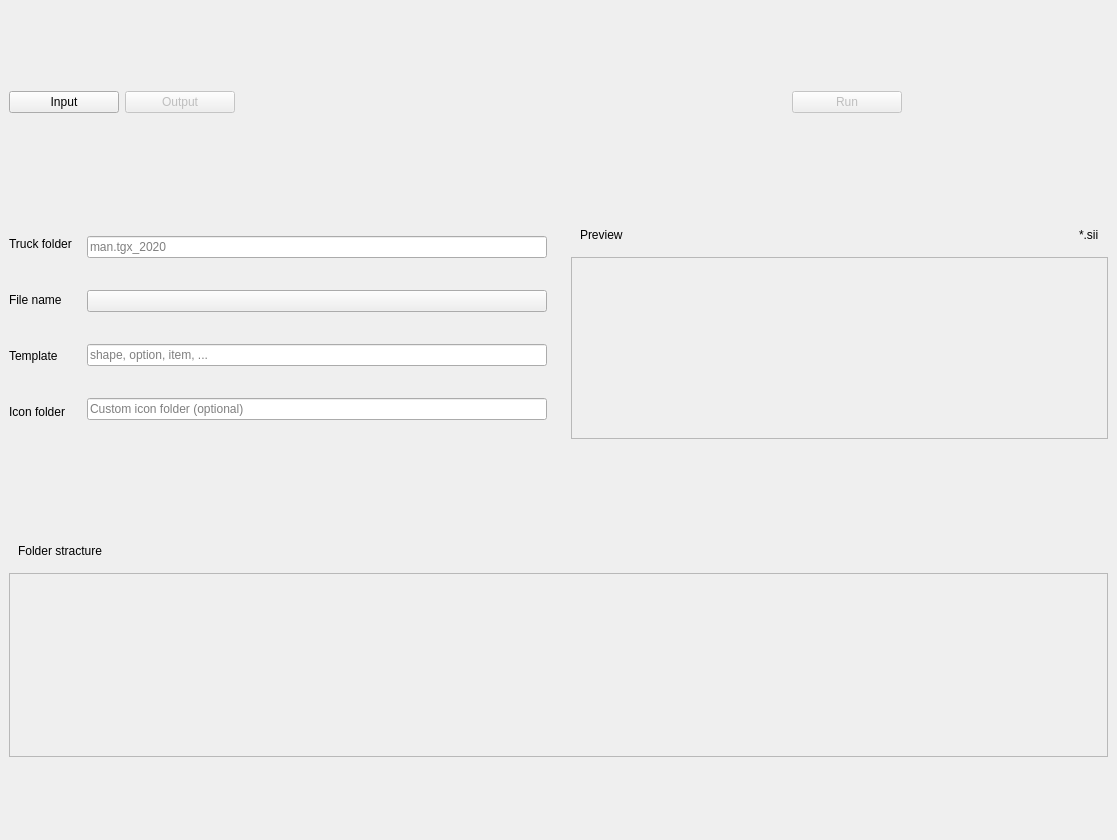
<?xml version="1.0" encoding="UTF-8"?>
<ui version="4.0">
 <class>DefCreator</class>
 <widget class="QWidget" name="DefCreator">
  <property name="geometry">
   <rect>
    <x>0</x>
    <y>0</y>
    <width>1117</width>
    <height>840</height>
   </rect>
  </property>
  <property name="windowTitle">
   <string>DefCreator</string>
  </property>
  <layout class="QVBoxLayout" name="main_lyt">
   <property name="leftMargin">
    <number>0</number>
   </property>
   <property name="topMargin">
    <number>0</number>
   </property>
   <property name="rightMargin">
    <number>0</number>
   </property>
   <property name="bottomMargin">
    <number>0</number>
   </property>
   <item>
    <widget class="SimpleCardWidget" name="top_card">
     <property name="sizePolicy">
      <sizepolicy hsizetype="Preferred" vsizetype="Fixed">
       <horstretch>0</horstretch>
       <verstretch>0</verstretch>
      </sizepolicy>
     </property>
     <property name="minimumSize">
      <size>
       <width>0</width>
       <height>60</height>
      </size>
     </property>
     <property name="maximumSize">
      <size>
       <width>16777215</width>
       <height>60</height>
      </size>
     </property>
     <layout class="QHBoxLayout" name="top_card_lyt">
      <item>
       <widget class="PushButton" name="input_btn">
        <property name="sizePolicy">
         <sizepolicy hsizetype="Maximum" vsizetype="Fixed">
          <horstretch>0</horstretch>
          <verstretch>0</verstretch>
         </sizepolicy>
        </property>
        <property name="minimumSize">
         <size>
          <width>110</width>
          <height>0</height>
         </size>
        </property>
        <property name="toolTip">
         <string>Select the accessory folder that
exportd models and folders exist
/vehicle/truck/xxxxx.xxxxx/accessory/</string>
        </property>
        <property name="text">
         <string>Input</string>
        </property>
       </widget>
      </item>
      <item>
       <widget class="PushButton" name="output_btn">
        <property name="enabled">
         <bool>false</bool>
        </property>
        <property name="sizePolicy">
         <sizepolicy hsizetype="Maximum" vsizetype="Fixed">
          <horstretch>0</horstretch>
          <verstretch>0</verstretch>
         </sizepolicy>
        </property>
        <property name="minimumSize">
         <size>
          <width>110</width>
          <height>0</height>
         </size>
        </property>
        <property name="toolTip">
         <string>Select root of your mod base folder</string>
        </property>
        <property name="text">
         <string>Output</string>
        </property>
       </widget>
      </item>
      <item>
       <spacer name="h_spacer_1">
        <property name="orientation">
         <enum>Qt::Horizontal</enum>
        </property>
        <property name="sizeType">
         <enum>QSizePolicy::Fixed</enum>
        </property>
        <property name="sizeHint" stdset="0">
         <size>
          <width>4</width>
          <height>20</height>
         </size>
        </property>
       </spacer>
      </item>
      <item>
       <widget class="VerticalSeparator" name="v_separator"/>
      </item>
      <item>
       <spacer name="h_spacer_2">
        <property name="orientation">
         <enum>Qt::Horizontal</enum>
        </property>
        <property name="sizeType">
         <enum>QSizePolicy::Fixed</enum>
        </property>
        <property name="sizeHint" stdset="0">
         <size>
          <width>4</width>
          <height>20</height>
         </size>
        </property>
       </spacer>
      </item>
      <item>
       <widget class="PrimaryPushButton" name="run_btn">
        <property name="enabled">
         <bool>false</bool>
        </property>
        <property name="sizePolicy">
         <sizepolicy hsizetype="Maximum" vsizetype="Fixed">
          <horstretch>0</horstretch>
          <verstretch>0</verstretch>
         </sizepolicy>
        </property>
        <property name="minimumSize">
         <size>
          <width>110</width>
          <height>0</height>
         </size>
        </property>
        <property name="toolTip">
         <string/>
        </property>
        <property name="text">
         <string>Run</string>
        </property>
       </widget>
      </item>
      <item>
       <widget class="SegmentedWidget" name="run_sgmnt">
        <property name="enabled">
         <bool>false</bool>
        </property>
        <property name="sizePolicy">
         <sizepolicy hsizetype="Minimum" vsizetype="Maximum">
          <horstretch>0</horstretch>
          <verstretch>0</verstretch>
         </sizepolicy>
        </property>
        <property name="maximumSize">
         <size>
          <width>200</width>
          <height>16777215</height>
         </size>
        </property>
        <property name="toolTip">
         <string>Run mode</string>
        </property>
       </widget>
      </item>
     </layout>
    </widget>
   </item>
   <item>
    <layout class="QHBoxLayout" name="option_lyt">
     <item>
      <widget class="SimpleCardWidget" name="option_card">
       <property name="minimumSize">
        <size>
         <width>0</width>
         <height>238</height>
        </size>
       </property>
       <property name="maximumSize">
        <size>
         <width>16777215</width>
         <height>238</height>
        </size>
       </property>
       <layout class="QHBoxLayout" name="option_card_lyt">
        <property name="spacing">
         <number>15</number>
        </property>
        <item>
         <layout class="QVBoxLayout" name="option_lbl_lyt">
          <item>
           <widget class="BodyLabel" name="truck_lbl">
            <property name="sizePolicy">
             <sizepolicy hsizetype="Maximum" vsizetype="Fixed">
              <horstretch>0</horstretch>
              <verstretch>0</verstretch>
             </sizepolicy>
            </property>
            <property name="minimumSize">
             <size>
              <width>0</width>
              <height>33</height>
             </size>
            </property>
            <property name="text">
             <string>Truck folder</string>
            </property>
           </widget>
          </item>
          <item>
           <widget class="BodyLabel" name="fileName_lbl">
            <property name="sizePolicy">
             <sizepolicy hsizetype="Minimum" vsizetype="Fixed">
              <horstretch>0</horstretch>
              <verstretch>0</verstretch>
             </sizepolicy>
            </property>
            <property name="minimumSize">
             <size>
              <width>0</width>
              <height>33</height>
             </size>
            </property>
            <property name="text">
             <string>File name</string>
            </property>
           </widget>
          </item>
          <item>
           <widget class="BodyLabel" name="template_lbl">
            <property name="sizePolicy">
             <sizepolicy hsizetype="Minimum" vsizetype="Fixed">
              <horstretch>0</horstretch>
              <verstretch>0</verstretch>
             </sizepolicy>
            </property>
            <property name="minimumSize">
             <size>
              <width>0</width>
              <height>33</height>
             </size>
            </property>
            <property name="text">
             <string>Template</string>
            </property>
           </widget>
          </item>
          <item>
           <widget class="BodyLabel" name="icon_lbl">
            <property name="sizePolicy">
             <sizepolicy hsizetype="Minimum" vsizetype="Fixed">
              <horstretch>0</horstretch>
              <verstretch>0</verstretch>
             </sizepolicy>
            </property>
            <property name="minimumSize">
             <size>
              <width>0</width>
              <height>33</height>
             </size>
            </property>
            <property name="text">
             <string>Icon folder</string>
            </property>
           </widget>
          </item>
         </layout>
        </item>
        <item>
         <layout class="QVBoxLayout" name="option_wgt_lyt">
          <item>
           <widget class="LineEdit" name="truck_line">
            <property name="focusPolicy">
             <enum>Qt::ClickFocus</enum>
            </property>
            <property name="toolTip">
             <string>Truck root folder in def
only 12 lower case character
between each dot
/def/vehicle/xxxxx.xxxxx</string>
            </property>
            <property name="text">
             <string/>
            </property>
            <property name="placeholderText">
             <string notr="true">man.tgx_2020</string>
            </property>
            <property name="clearButtonEnabled">
             <bool>true</bool>
            </property>
           </widget>
          </item>
          <item>
           <widget class="ComboBox" name="filename_cmb">
            <property name="toolTip">
             <string>Source for filename of accessory in def</string>
            </property>
           </widget>
          </item>
          <item>
           <widget class="LineEdit" name="template_line">
            <property name="enabled">
             <bool>true</bool>
            </property>
            <property name="focusPolicy">
             <enum>Qt::ClickFocus</enum>
            </property>
            <property name="toolTip">
             <string>Only 10 lower case character
(+2 for auto numering)
shape:   shape01.sii, shape02.sii, ...
option:   option01.sii, option02.sii, ...
item:   item01.sii, item02.sii, ...</string>
            </property>
            <property name="text">
             <string/>
            </property>
            <property name="placeholderText">
             <string notr="true">shape, option, item, ...</string>
            </property>
            <property name="clearButtonEnabled">
             <bool>true</bool>
            </property>
           </widget>
          </item>
          <item>
           <widget class="LineEdit" name="icon_line">
            <property name="enabled">
             <bool>true</bool>
            </property>
            <property name="focusPolicy">
             <enum>Qt::ClickFocus</enum>
            </property>
            <property name="toolTip">
             <string/>
            </property>
            <property name="text">
             <string/>
            </property>
            <property name="placeholderText">
             <string notr="true">Custom icon folder (optional)</string>
            </property>
            <property name="clearButtonEnabled">
             <bool>true</bool>
            </property>
           </widget>
          </item>
         </layout>
        </item>
       </layout>
      </widget>
     </item>
     <item>
      <widget class="SimpleCardWidget" name="preview_card">
       <property name="minimumSize">
        <size>
         <width>0</width>
         <height>238</height>
        </size>
       </property>
       <property name="maximumSize">
        <size>
         <width>16777215</width>
         <height>238</height>
        </size>
       </property>
       <layout class="QVBoxLayout" name="preview_card_lyt">
        <item>
         <widget class="SimpleCardWidget" name="preview_header_card">
          <layout class="QHBoxLayout" name="preview_header_card_lyt">
           <item>
            <widget class="StrongBodyLabel" name="preview_lbl">
             <property name="text">
              <string>Preview</string>
             </property>
            </widget>
           </item>
           <item>
            <widget class="InfoBadge" name="preview_name_lbl">
             <property name="sizePolicy">
              <sizepolicy hsizetype="Maximum" vsizetype="Fixed">
               <horstretch>0</horstretch>
               <verstretch>0</verstretch>
              </sizepolicy>
             </property>
             <property name="text">
              <string>*.sii</string>
             </property>
            </widget>
           </item>
          </layout>
         </widget>
        </item>
        <item>
         <widget class="PlainTextEdit" name="preview_txt">
          <property name="enabled">
           <bool>false</bool>
          </property>
          <property name="undoRedoEnabled">
           <bool>false</bool>
          </property>
          <property name="readOnly">
           <bool>true</bool>
          </property>
          <property name="plainText">
           <string/>
          </property>
         </widget>
        </item>
       </layout>
      </widget>
     </item>
    </layout>
   </item>
   <item>
    <widget class="SimpleCardWidget" name="folder_card">
     <property name="minimumSize">
      <size>
       <width>0</width>
       <height>240</height>
      </size>
     </property>
     <property name="maximumSize">
      <size>
       <width>16777215</width>
       <height>240</height>
      </size>
     </property>
     <layout class="QVBoxLayout" name="folder_card_lyt">
      <item>
       <widget class="SimpleCardWidget" name="folder_header_card">
        <layout class="QVBoxLayout" name="folder_header_card_lyt">
         <item>
          <widget class="StrongBodyLabel" name="folder_lbl">
           <property name="text">
            <string>Folder stracture</string>
           </property>
          </widget>
         </item>
        </layout>
       </widget>
      </item>
      <item>
       <widget class="PlainTextEdit" name="folder_txt">
        <property name="enabled">
         <bool>false</bool>
        </property>
        <property name="undoRedoEnabled">
         <bool>false</bool>
        </property>
        <property name="readOnly">
         <bool>true</bool>
        </property>
       </widget>
      </item>
     </layout>
    </widget>
   </item>
  </layout>
 </widget>
 <customwidgets>
  <customwidget>
   <class>ComboBox</class>
   <extends>QPushButton</extends>
   <header>qfluentwidgets</header>
  </customwidget>
  <customwidget>
   <class>PushButton</class>
   <extends>QPushButton</extends>
   <header>qfluentwidgets</header>
  </customwidget>
  <customwidget>
   <class>PrimaryPushButton</class>
   <extends>PushButton</extends>
   <header>qfluentwidgets</header>
  </customwidget>
  <customwidget>
   <class>VerticalSeparator</class>
   <extends>QWidget</extends>
   <header>qfluentwidgets</header>
  </customwidget>
  <customwidget>
   <class>CardWidget</class>
   <extends>QFrame</extends>
   <header>qfluentwidgets</header>
   <container>1</container>
  </customwidget>
  <customwidget>
   <class>SimpleCardWidget</class>
   <extends>CardWidget</extends>
   <header>qfluentwidgets</header>
   <container>1</container>
  </customwidget>
  <customwidget>
   <class>BodyLabel</class>
   <extends>QLabel</extends>
   <header>qfluentwidgets</header>
  </customwidget>
  <customwidget>
   <class>StrongBodyLabel</class>
   <extends>QLabel</extends>
   <header>qfluentwidgets</header>
  </customwidget>
  <customwidget>
   <class>Pivot</class>
   <extends>QWidget</extends>
   <header>qfluentwidgets</header>
  </customwidget>
  <customwidget>
   <class>SegmentedWidget</class>
   <extends>Pivot</extends>
   <header>qfluentwidgets</header>
  </customwidget>
  <customwidget>
   <class>InfoBadge</class>
   <extends>QLabel</extends>
   <header>qfluentwidgets</header>
  </customwidget>
  <customwidget>
   <class>LineEdit</class>
   <extends>QLineEdit</extends>
   <header>qfluentwidgets</header>
  </customwidget>
  <customwidget>
   <class>PlainTextEdit</class>
   <extends>QPlainTextEdit</extends>
   <header>qfluentwidgets</header>
  </customwidget>
 </customwidgets>
 <resources/>
 <connections/>
</ui>
